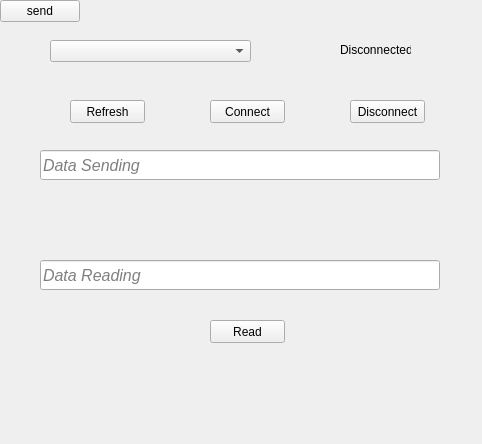
<?xml version="1.0" encoding="UTF-8"?>
<ui version="4.0">
 <class>MainWindow</class>
 <widget class="QMainWindow" name="MainWindow">
  <property name="geometry">
   <rect>
    <x>0</x>
    <y>0</y>
    <width>482</width>
    <height>444</height>
   </rect>
  </property>
  <property name="focusPolicy">
   <enum>Qt::ClickFocus</enum>
  </property>
  <property name="windowTitle">
   <string>Serial communication with python</string>
  </property>
  <widget class="QWidget" name="centralwidget">
   <widget class="QComboBox" name="ports_box">
    <property name="geometry">
     <rect>
      <x>50</x>
      <y>40</y>
      <width>201</width>
      <height>22</height>
     </rect>
    </property>
   </widget>
   <widget class="QPushButton" name="refersh_btn">
    <property name="geometry">
     <rect>
      <x>70</x>
      <y>100</y>
      <width>75</width>
      <height>23</height>
     </rect>
    </property>
    <property name="text">
     <string>Refresh</string>
    </property>
   </widget>
   <widget class="QPushButton" name="connect_btn">
    <property name="geometry">
     <rect>
      <x>210</x>
      <y>100</y>
      <width>75</width>
      <height>23</height>
     </rect>
    </property>
    <property name="text">
     <string>Connect</string>
    </property>
   </widget>
   <widget class="QPushButton" name="disconnect_btn">
    <property name="geometry">
     <rect>
      <x>350</x>
      <y>100</y>
      <width>75</width>
      <height>23</height>
     </rect>
    </property>
    <property name="text">
     <string>Disconnect</string>
    </property>
   </widget>
   <widget class="QLabel" name="state">
    <property name="geometry">
     <rect>
      <x>340</x>
      <y>40</y>
      <width>71</width>
      <height>20</height>
     </rect>
    </property>
    <property name="text">
     <string>Disconnected</string>
    </property>
   </widget>
   <widget class="QLineEdit" name="text_box">
    <property name="geometry">
     <rect>
      <x>40</x>
      <y>150</y>
      <width>400</width>
      <height>30</height>
     </rect>
    </property>
    <property name="font">
     <font>
      <family>SansSerif</family>
      <pointsize>12</pointsize>
      <weight>50</weight>
      <italic>true</italic>
      <bold>false</bold>
     </font>
    </property>
    <property name="text">
     <string/>
    </property>
    <property name="placeholderText">
     <string>Data Sending</string>
    </property>
   </widget>
   <widget class="QPushButton" name="send_btn">
    <property name="text">
     <string>send</string>
    </property>
   </widget>
   <widget class="QLineEdit" name="read_box">
    <property name="geometry">
     <rect>
      <x>40</x>
      <y>260</y>
      <width>400</width>
      <height>30</height>
     </rect>
    </property>
    <property name="font">
     <font>
      <family>SansSerif</family>
      <pointsize>12</pointsize>
      <italic>true</italic>
     </font>
    </property>
    <property name="readOnly">
     <bool>true</bool>
    </property>
    <property name="placeholderText">
     <string>Data Reading</string>
    </property>
   </widget>
   <widget class="QPushButton" name="read_btn">
    <property name="geometry">
     <rect>
      <x>210</x>
      <y>320</y>
      <width>75</width>
      <height>23</height>
     </rect>
    </property>
    <property name="text">
     <string>Read</string>
    </property>
   </widget>
  </widget>
 </widget>
 <resources/>
 <connections/>
</ui>
